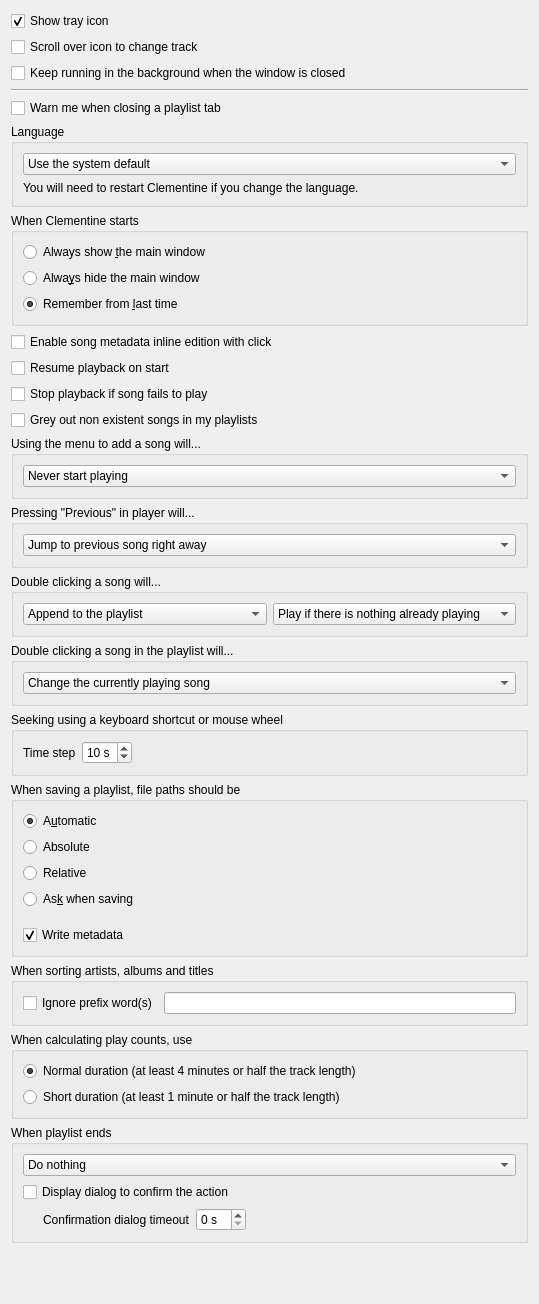
<?xml version="1.0" encoding="UTF-8"?>
<ui version="4.0">
 <class>BehaviourSettingsPage</class>
 <widget class="QWidget" name="BehaviourSettingsPage">
  <property name="geometry">
   <rect>
    <x>0</x>
    <y>0</y>
    <width>539</width>
    <height>1304</height>
   </rect>
  </property>
  <property name="windowTitle">
   <string>Behavior</string>
  </property>
  <layout class="QVBoxLayout" name="verticalLayout">
   <item>
    <widget class="QCheckBox" name="b_show_tray_icon_">
     <property name="text">
      <string>Show tray icon</string>
     </property>
     <property name="checked">
      <bool>true</bool>
     </property>
    </widget>
   </item>
   <item>
    <widget class="QCheckBox" name="b_scroll_tray_icon_">
     <property name="text">
      <string>Scroll over icon to change track</string>
     </property>
     <property name="checked">
      <bool>false</bool>
     </property>
    </widget>
   </item>
   <item>
    <widget class="QCheckBox" name="b_keep_running_">
     <property name="text">
      <string>Keep running in the background when the window is closed</string>
     </property>
    </widget>
   </item>
   <item>
    <widget class="Line" name="line">
     <property name="orientation">
      <enum>Qt::Horizontal</enum>
     </property>
    </widget>
   </item>
   <item>
    <widget class="QCheckBox" name="b_warn_close_playlist_">
     <property name="text">
      <string>Warn me when closing a playlist tab</string>
     </property>
    </widget>
   </item>
   <item>
    <widget class="QGroupBox" name="groupBox_3">
     <property name="title">
      <string>Language</string>
     </property>
     <layout class="QVBoxLayout" name="verticalLayout_13">
      <item>
       <widget class="QComboBox" name="language">
        <item>
         <property name="text">
          <string>Use the system default</string>
         </property>
        </item>
       </widget>
      </item>
      <item>
       <widget class="QLabel" name="label_10">
        <property name="text">
         <string>You will need to restart Clementine if you change the language.</string>
        </property>
       </widget>
      </item>
     </layout>
    </widget>
   </item>
   <item>
    <widget class="QGroupBox" name="startup_group_">
     <property name="title">
      <string>When Clementine starts</string>
     </property>
     <layout class="QVBoxLayout" name="verticalLayout_8">
      <item>
       <widget class="QRadioButton" name="b_always_show_">
        <property name="text">
         <string>Always show &amp;the main window</string>
        </property>
       </widget>
      </item>
      <item>
       <widget class="QRadioButton" name="b_always_hide_">
        <property name="text">
         <string>Alwa&amp;ys hide the main window</string>
        </property>
       </widget>
      </item>
      <item>
       <widget class="QRadioButton" name="b_remember_">
        <property name="text">
         <string>Remember from &amp;last time</string>
        </property>
        <property name="checked">
         <bool>true</bool>
        </property>
       </widget>
      </item>
     </layout>
    </widget>
   </item>
   <item>
    <widget class="QCheckBox" name="b_click_edit_inline_">
     <property name="toolTip">
      <string>If activated, clicking a selected song in the playlist view will let you edit the tag value directly</string>
     </property>
     <property name="text">
      <string>Enable song metadata inline edition with click</string>
     </property>
    </widget>
   </item>
   <item>
    <widget class="QCheckBox" name="resume_after_start_">
     <property name="text">
      <string>Resume playback on start</string>
     </property>
     <property name="checked">
      <bool>false</bool>
     </property>
    </widget>
   </item>
   <item>
    <widget class="QCheckBox" name="stop_play_if_fail_">
     <property name="text">
      <string>Stop playback if song fails to play</string>
     </property>
     <property name="checked">
      <bool>false</bool>
     </property>
    </widget>
   </item>
   <item>
    <widget class="QCheckBox" name="b_grey_out_deleted_">
     <property name="text">
      <string>Grey out non existent songs in my playlists</string>
     </property>
    </widget>
   </item>
   <item>
    <widget class="QGroupBox" name="groupBox_8">
     <property name="title">
      <string>Using the menu to add a song will...</string>
     </property>
     <layout class="QVBoxLayout" name="verticalLayout_18">
      <item>
       <widget class="QComboBox" name="menu_playmode">
        <property name="currentIndex">
         <number>0</number>
        </property>
        <item>
         <property name="text">
          <string>Never start playing</string>
         </property>
        </item>
        <item>
         <property name="text">
          <string>Play if there is nothing already playing</string>
         </property>
        </item>
        <item>
         <property name="text">
          <string>Always start playing</string>
         </property>
        </item>
       </widget>
      </item>
     </layout>
    </widget>
   </item>
   <item>
    <widget class="QGroupBox" name="groupBox_previous">
     <property name="title">
      <string>Pressing &quot;Previous&quot; in player will...</string>
     </property>
     <layout class="QVBoxLayout" name="verticalLayout_19">
      <item>
       <widget class="QComboBox" name="menu_previousmode">
        <property name="currentIndex">
         <number>0</number>
        </property>
        <item>
         <property name="text">
          <string>Jump to previous song right away</string>
         </property>
        </item>
        <item>
         <property name="text">
          <string>Restart song, then jump to previous if pressed again</string>
         </property>
        </item>
       </widget>
      </item>
     </layout>
    </widget>
   </item>
   <item>
    <widget class="QGroupBox" name="groupBox_7">
     <property name="title">
      <string>Double clicking a song will...</string>
     </property>
     <layout class="QHBoxLayout" name="horizontalLayout_6">
      <item>
       <widget class="QComboBox" name="doubleclick_addmode">
        <property name="currentIndex">
         <number>0</number>
        </property>
        <item>
         <property name="text">
          <string>Append to the playlist</string>
         </property>
        </item>
        <item>
         <property name="text">
          <string>Replace the playlist</string>
         </property>
        </item>
        <item>
         <property name="text">
          <string comment="Refers to behavior settings in Clementine settings page.">Open in new playlist</string>
         </property>
        </item>
        <item>
         <property name="text">
          <string>Add to the queue</string>
         </property>
        </item>
       </widget>
      </item>
      <item>
       <widget class="QComboBox" name="doubleclick_playmode">
        <property name="currentIndex">
         <number>1</number>
        </property>
        <item>
         <property name="text">
          <string>Never start playing</string>
         </property>
        </item>
        <item>
         <property name="text">
          <string>Play if there is nothing already playing</string>
         </property>
        </item>
        <item>
         <property name="text">
          <string>Always start playing</string>
         </property>
        </item>
       </widget>
      </item>
     </layout>
    </widget>
   </item>
   <item>
    <widget class="QGroupBox" name="groupBox_doubleclick_playlist">
     <property name="title">
      <string>Double clicking a song in the playlist will...</string>
     </property>
     <layout class="QVBoxLayout" name="layout_doubleclick_playlist">
      <item>
       <widget class="QComboBox" name="doubleclick_playlist_addmode">
        <property name="currentIndex">
         <number>0</number>
        </property>
        <item>
         <property name="text">
          <string>Change the currently playing song</string>
         </property>
        </item>
        <item>
         <property name="text">
          <string>Add to the queue</string>
         </property>
        </item>
       </widget>
      </item>
     </layout>
    </widget>
   </item>
   <item>
    <widget class="QGroupBox" name="groupBox_seekstep">
     <property name="title">
      <string>Seeking using a keyboard shortcut or mouse wheel</string>
     </property>
     <layout class="QHBoxLayout" name="horizontalLayout_7">
      <item>
       <widget class="QLabel" name="label_seekstep">
        <property name="text">
         <string>Time step</string>
        </property>
       </widget>
      </item>
      <item>
       <widget class="QSpinBox" name="seek_step_sec">
        <property name="suffix">
         <string> s</string>
        </property>
        <property name="prefix">
         <string/>
        </property>
        <property name="minimum">
         <number>1</number>
        </property>
        <property name="maximum">
         <number>20</number>
        </property>
        <property name="value">
         <number>10</number>
        </property>
       </widget>
      </item>
      <item>
       <spacer name="horizontalSpacer_seekstep">
        <property name="orientation">
         <enum>Qt::Horizontal</enum>
        </property>
        <property name="sizeHint" stdset="0">
         <size>
          <width>40</width>
          <height>20</height>
         </size>
        </property>
       </spacer>
      </item>
     </layout>
    </widget>
   </item>
   <item>
    <widget class="QGroupBox" name="groupBox_9">
     <property name="title">
      <string>When saving a playlist, file paths should be</string>
     </property>
     <layout class="QVBoxLayout" name="verticalLayout_2">
      <item>
       <widget class="QRadioButton" name="b_automatic_path">
        <property name="text">
         <string>A&amp;utomatic</string>
        </property>
        <property name="checked">
         <bool>true</bool>
        </property>
       </widget>
      </item>
      <item>
       <widget class="QRadioButton" name="b_absolute_path">
        <property name="text">
         <string>Absolute</string>
        </property>
       </widget>
      </item>
      <item>
       <widget class="QRadioButton" name="b_relative_path">
        <property name="text">
         <string>Relative</string>
        </property>
       </widget>
      </item>
      <item>
       <widget class="QRadioButton" name="b_ask_path">
        <property name="text">
         <string>As&amp;k when saving</string>
        </property>
       </widget>
      </item>
      <item>
       <spacer name="verticalSpacer_7">
        <property name="orientation">
         <enum>Qt::Vertical</enum>
        </property>
        <property name="sizeType">
         <enum>QSizePolicy::Fixed</enum>
        </property>
        <property name="sizeHint" stdset="0">
         <size>
          <width>20</width>
          <height>10</height>
         </size>
        </property>
       </spacer>
      </item>
      <item>
       <widget class="QCheckBox" name="b_write_metadata">
        <property name="text">
         <string>Write metadata</string>
        </property>
        <property name="checked">
         <bool>true</bool>
        </property>
       </widget>
      </item>
     </layout>
    </widget>
   </item>
   <item>
    <widget class="QGroupBox" name="groupBox_sort_ignore">
     <property name="title">
      <string>When sorting artists, albums and titles</string>
     </property>
     <layout class="QHBoxLayout" name="horizontalLayout">
      <item>
       <widget class="QCheckBox" name="sort_ignore_prefix">
        <property name="text">
         <string>Ignore prefix word(s)</string>
        </property>
       </widget>
      </item>
      <item>
       <widget class="QLineEdit" name="sort_ignore_prefix_list">
        <property name="toolTip">
         <string>Comma seperated list of prefix words to ignore when sorting</string>
        </property>
       </widget>
      </item>
     </layout>
    </widget>
   </item>
   <item>
    <widget class="QGroupBox" name="groupBox_play_count">
     <property name="title">
      <string>When calculating play counts, use</string>
     </property>
     <layout class="QVBoxLayout" name="verticalLayout_3">
      <item>
       <widget class="QRadioButton" name="b_play_count_normal_duration">
        <property name="text">
         <string>Normal duration (at least 4 minutes or half the track length)</string>
        </property>
        <property name="checked">
         <bool>true</bool>
        </property>
       </widget>
      </item>
      <item>
       <widget class="QRadioButton" name="b_play_count_short_duration">
        <property name="text">
         <string>Short duration (at least 1 minute or half the track length)</string>
        </property>
       </widget>
      </item>
     </layout>
    </widget>
   </item>
   <item>
    <widget class="QGroupBox" name="playlist_end_action_groupBox">
     <property name="title">
      <string>When playlist ends</string>
     </property>
     <layout class="QVBoxLayout" name="verticalLayout_4">
      <item>
       <widget class="QComboBox" name="playlist_end_action_combobox">
        <item>
         <property name="text">
          <string>Do nothing</string>
         </property>
        </item>
        <item>
         <property name="text">
          <string>Turn the computer off</string>
         </property>
        </item>
        <item>
         <property name="text">
          <string>Suspend the computer</string>
         </property>
        </item>
        <item>
         <property name="text">
          <string>Hibernate the computer</string>
         </property>
        </item>
       </widget>
      </item>
      <item>
       <widget class="QCheckBox" name="display_confirm_dialog_checkbox">
        <property name="text">
         <string>Display dialog to confirm the action</string>
        </property>
       </widget>
      </item>
      <item>
       <layout class="QHBoxLayout" name="horizontalLayout_2">
        <item>
         <spacer name="horizontalSpacer_2">
          <property name="orientation">
           <enum>Qt::Horizontal</enum>
          </property>
          <property name="sizeType">
           <enum>QSizePolicy::Minimum</enum>
          </property>
          <property name="sizeHint" stdset="0">
           <size>
            <width>20</width>
            <height>20</height>
           </size>
          </property>
         </spacer>
        </item>
        <item>
         <widget class="QLabel" name="confirmation_timeout_label">
          <property name="text">
           <string>Confirmation dialog timeout</string>
          </property>
         </widget>
        </item>
        <item>
         <widget class="QSpinBox" name="confirm_dialog_timeout_spinbox">
          <property name="suffix">
           <string> s</string>
          </property>
         </widget>
        </item>
        <item>
         <spacer name="horizontalSpacer">
          <property name="orientation">
           <enum>Qt::Horizontal</enum>
          </property>
          <property name="sizeHint" stdset="0">
           <size>
            <width>40</width>
            <height>20</height>
           </size>
          </property>
         </spacer>
        </item>
       </layout>
      </item>
     </layout>
    </widget>
   </item>
   <item>
    <spacer name="verticalSpacer_2">
     <property name="orientation">
      <enum>Qt::Vertical</enum>
     </property>
     <property name="sizeHint" stdset="0">
      <size>
       <width>20</width>
       <height>5</height>
      </size>
     </property>
    </spacer>
   </item>
  </layout>
 </widget>
 <resources/>
 <connections/>
</ui>
